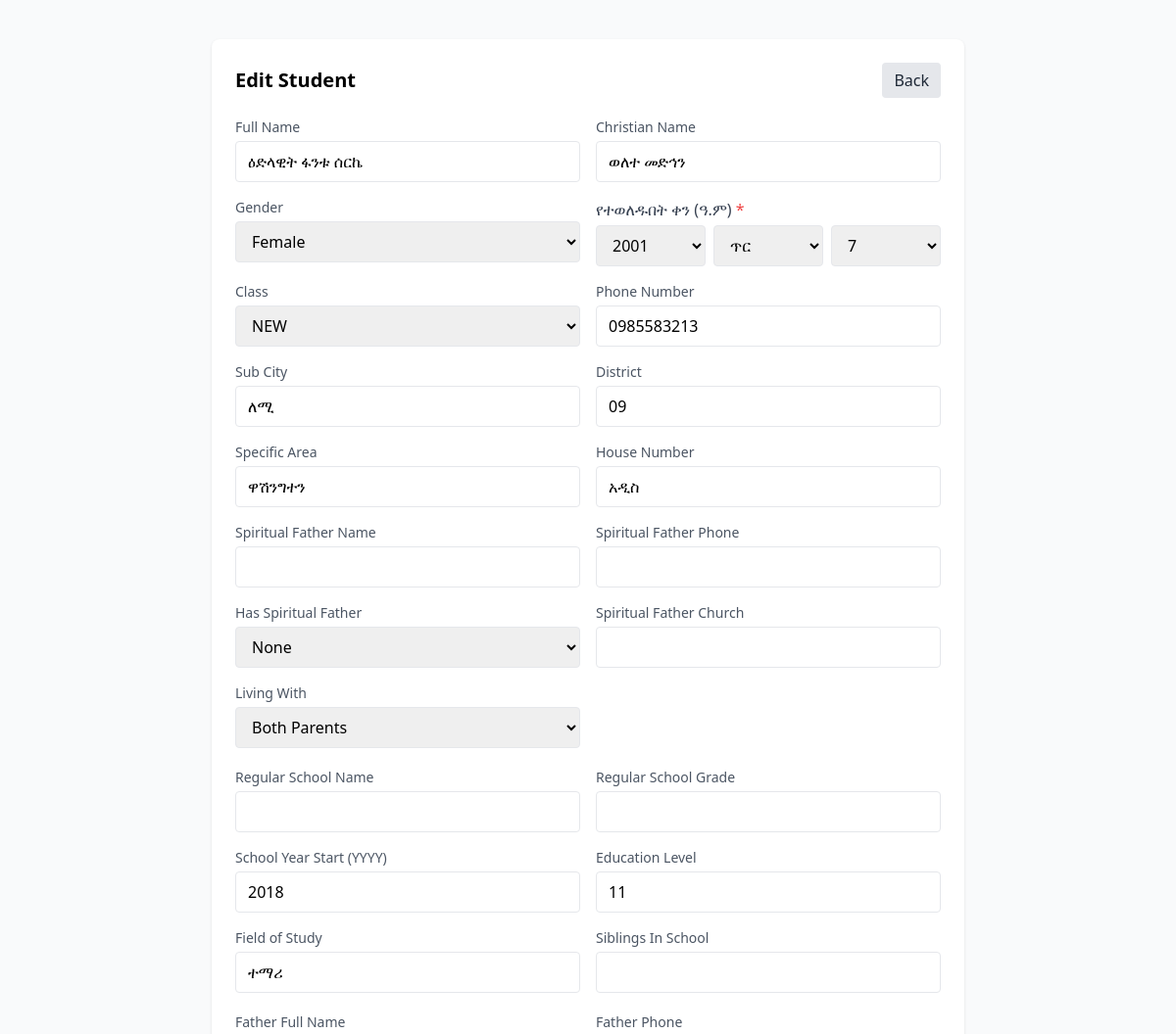
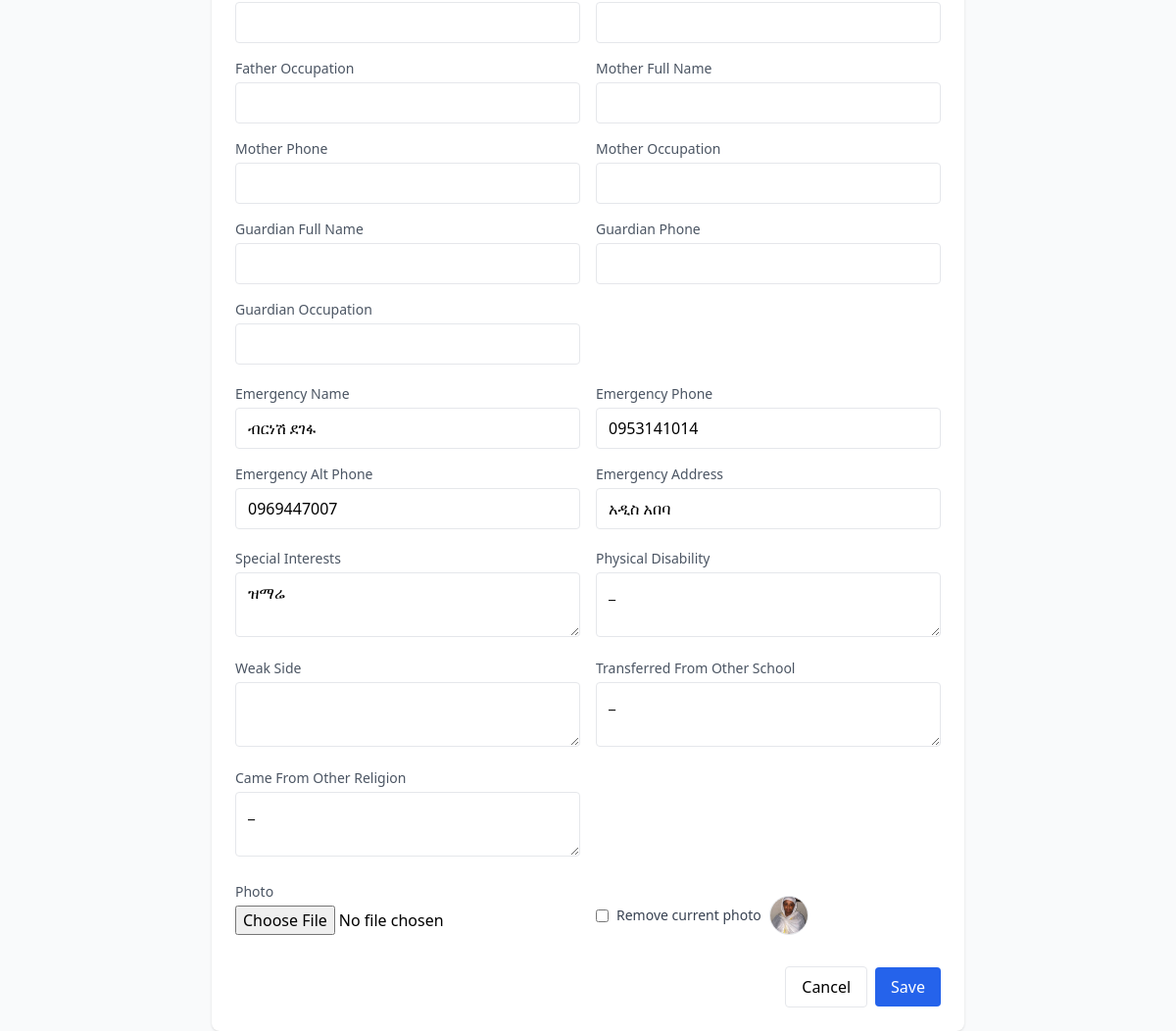
Screenshot of /student_edit.php?id=1261 (signed in) with the database file from the repository (2 pictures, top to bottom).
### tables this page shows
CREATE TABLE `students` (
  `id` int(11) NOT NULL,
  `photo_path` varchar(255) DEFAULT NULL,
  `full_name` text NOT NULL,
  `christian_name` text DEFAULT NULL,
  `gender` enum('male','female') NOT NULL,
  `birth_date` date NOT NULL,
  `current_grade` varchar(32) NOT NULL DEFAULT 'new',
  `current_result_status` enum('pass','fail') DEFAULT NULL,
  `is_new_registration` tinyint(1) NOT NULL DEFAULT 0,
  `is_flagged` tinyint(1) NOT NULL DEFAULT 0,
  `school_year_start` int(11) DEFAULT NULL,
  `regular_school_name` text DEFAULT NULL,
  `regular_school_grade` text DEFAULT NULL,
  `phone_number` varchar(20) DEFAULT NULL,
  `has_spiritual_father` enum('own','family','none') NOT NULL,
  `spiritual_father_name` text DEFAULT NULL,
  `spiritual_father_phone` varchar(20) DEFAULT NULL,
  `spiritual_father_church` text DEFAULT NULL,
  `sub_city` text DEFAULT NULL,
  `district` text DEFAULT NULL,
  `specific_area` text DEFAULT NULL,
  `house_number` text DEFAULT NULL,
  `living_with` enum('both_parents','father_only','mother_only','relative_or_guardian') NOT NULL,
  `special_interests` text DEFAULT NULL,
  `siblings_in_school` text DEFAULT NULL,
  `physical_disability` text DEFAULT NULL,
  `weak_side` text DEFAULT NULL,
  `transferred_from_other_school` text DEFAULT NULL,
  `came_from_other_religion` text DEFAULT NULL,
  `created_at` timestamp NOT NULL DEFAULT current_timestamp(),
  `education_level` text DEFAULT NULL,
  `field_of_study` text DEFAULT NULL,
  `emergency_name` text DEFAULT NULL,
  `emergency_phone` text DEFAULT NULL,
  `emergency_alt_phone` text DEFAULT NULL,
  `emergency_address` text DEFAULT NULL,
  `flagged` tinyint(1) DEFAULT 0,
  `normalized_name` varchar(255) GENERATED ALWAYS AS (lcase(trim(`full_name`))) STORED
);

### student_edit.php (the view, shortened to what the rows shown need)
<?php
require 'config.php';
$student_id = isset($_GET['id']) ? intval($_GET['id']) : 0;
$sql = "SELECT s.*,
    f.full_name AS father_full_name, f.phone_number AS father_phone, f.occupation AS father_occupation,
    m.full_name AS mother_full_name, m.phone_number AS mother_phone, m.occupation AS mother_occupation,
    g.full_name AS guardian_full_name, g.phone_number AS guardian_phone, g.occupation AS guardian_occupation
FROM students s
LEFT JOIN parents f ON s.id = f.student_id AND f.parent_type = 'father'
LEFT JOIN parents m ON s.id = m.student_id AND m.parent_type = 'mother'
LEFT JOIN parents g ON s.id = g.student_id AND g.parent_type = 'guardian'
WHERE s.id = ? LIMIT 1";
$stmt = $pdo->prepare($sql);
$stmt->execute([$student_id]);
$s = $stmt->fetch(PDO::FETCH_ASSOC);
?>
<!DOCTYPE html>
<html lang="am">
<head>
    <script src="https://cdn.tailwindcss.com"></script>
</head>
<body class="bg-gray-50 font-sans">
    <div class="max-w-3xl mx-auto mt-10 bg-white rounded-lg shadow p-6">
        <div class="flex items-center justify-between mb-4">
            <h1 class="text-xl font-semibold">Edit Student</h1>
        </div>
        <form id="editForm" class="space-y-5" enctype="multipart/form-data">
            <div class="grid grid-cols-1 md:grid-cols-2 gap-4">
                <div>
                    <label class="block text-sm text-gray-600 mb-1">Full Name</label>
                    <input type="text" name="full_name" class="w-full px-3 py-2 border rounded" value="<?= htmlspecialchars($s['full_name'] ?? '') ?>">
                </div>
                <div>
                    <label class="block text-sm text-gray-600 mb-1">Christian Name</label>
                    <input type="text" name="christian_name" class="w-full px-3 py-2 border rounded" value="<?= htmlspecialchars($s['christian_name'] ?? '') ?>">
                </div>
                <div>
                    <label class="block text-sm text-gray-600 mb-1">Gender</label>
                    <select name="gender" class="w-full px-3 py-2 border rounded">
                        <option value="female" <?= ($s['gender']??'')==='female'?'selected':'' ?>>Female</option>
                    </select>
                </div>
                <div>
                    <label class="block text-sm text-gray-600 mb-1">Class</label>
                    <select name="current_grade" class="w-full px-3 py-2 border rounded">
                        <?php foreach (['new','1st','2nd','3rd','4th','5th','6th','7th','8th','9th','10th','11th','12th'] as $g): ?>
                        <option value="<?= htmlspecialchars($g) ?>" <?= (($s['current_grade']??'')===$g)?'selected':'' ?>><?= strtoupper($g) ?></option>
                        <?php endforeach; ?>
                    </select>
                </div>
                <div>
                    <label class="block text-sm text-gray-600 mb-1">Phone Number</label>
                    <input type="text" name="phone_number" class="w-full px-3 py-2 border rounded" value="<?= htmlspecialchars($s['phone_number'] ?? '') ?>">
                </div>
                <div>
                    <label class="block text-sm text-gray-600 mb-1">Sub City</label>
                    <input type="text" name="sub_city" class="w-full px-3 py-2 border rounded" value="<?= htmlspecialchars($s['sub_city'] ?? '') ?>">
                </div>
                <div>
                    <label class="block text-sm text-gray-600 mb-1">District</label>
                    <input type="text" name="district" class="w-full px-3 py-2 border rounded" value="<?= htmlspecialchars($s['district'] ?? '') ?>">
                </div>
                <div>
                    <label class="block text-sm text-gray-600 mb-1">Specific Area</label>
                    <input type="text" name="specific_area" class="w-full px-3 py-2 border rounded" value="<?= htmlspecialchars($s['specific_area'] ?? '') ?>">
                </div>
                <div>
                    <label class="block text-sm text-gray-600 mb-1">House Number</label>
                    <input type="text" name="house_number" class="w-full px-3 py-2 border rounded" value="<?= htmlspecialchars($s['house_number'] ?? '') ?>">
                </div>
                <div>
                    <label class="block text-sm text-gray-600 mb-1">Has Spiritual Father</label>
                    <select name="has_spiritual_father" class="w-full px-3 py-2 border rounded">
                        <?php $hsf = $s['has_spiritual_father'] ?? ''; ?>
                        <option value="none" <?= $hsf==='none'?'selected':'' ?>>None</option>
                    </select>
                </div>
                <div>
                    <label class="block text-sm text-gray-600 mb-1">Living With</label>
                    <select name="living_with" class="w-full px-3 py-2 border rounded">
                        <?php $lw = $s['living_with'] ?? ''; ?>
                        <option value="both_parents" <?= $lw==='both_parents'?'selected':'' ?>>Both Parents</option>
                    </select>
                </div>
            </div>
            <div class="grid grid-cols-1 md:grid-cols-2 gap-4">
                <div>
                    <label class="block text-sm text-gray-600 mb-1">School Year Start (YYYY)</label>
                    <input type="text" name="school_year_start" class="w-full px-3 py-2 border rounded" value="<?= htmlspecialchars($s['school_year_start'] ?? '') ?>" placeholder="2016">
                </div>
                <div>
                    <label class="block text-sm text-gray-600 mb-1">Education Level</label>
                    <input type="text" name="education_level" class="w-full px-3 py-2 border rounded" value="<?= htmlspecialchars($s['education_level'] ?? '') ?>">
                </div>
                <div>
                    <label class="block text-sm text-gray-600 mb-1">Field of Study</label>
                    <input type="text" name="field_of_study" class="w-full px-3 py-2 border rounded" value="<?= htmlspecialchars($s['field_of_study'] ?? '') ?>">
                </div>
            </div>
            <div class="grid grid-cols-1 md:grid-cols-2 gap-4">
                <div>
                    <label class="block text-sm text-gray-600 mb-1">Emergency Name</label>
                    <input type="text" name="emergency_name" class="w-full px-3 py-2 border rounded" value="<?= htmlspecialchars($s['emergency_name'] ?? '') ?>">
                </div>
                <div>
                    <label class="block text-sm text-gray-600 mb-1">Emergency Phone</label>
                    <input type="text" name="emergency_phone" class="w-full px-3 py-2 border rounded" value="<?= htmlspecialchars($s['emergency_phone'] ?? '') ?>">
                </div>
                <div>
                    <label class="block text-sm text-gray-600 mb-1">Emergency Alt Phone</label>
                    <input type="text" name="emergency_alt_phone" class="w-full px-3 py-2 border rounded" value="<?= htmlspecialchars($s['emergency_alt_phone'] ?? '') ?>">
                </div>
                <div>
                    <label class="block text-sm text-gray-600 mb-1">Emergency Address</label>
                    <input type="text" name="emergency_address" class="w-full px-3 py-2 border rounded" value="<?= htmlspecialchars($s['emergency_address'] ?? '') ?>">
                </div>
            </div>
            <div class="grid grid-cols-1 md:grid-cols-2 gap-4">
                <div>
                    <label class="block text-sm text-gray-600 mb-1">Special Interests</label>
                    <textarea name="special_interests" class="w-full px-3 py-2 border rounded"><?= htmlspecialchars($s['special_interests'] ?? '') ?></textarea>
                </div>
                <div>
                    <label class="block text-sm text-gray-600 mb-1">Physical Disability</label>
                    <textarea name="physical_disability" class="w-full px-3 py-2 border rounded"><?= htmlspecialchars($s['physical_disability'] ?? '') ?></textarea>
                </div>
                <div>
                    <label class="block text-sm text-gray-600 mb-1">Transferred From Other School</label>
                    <textarea name="transferred_from_other_school" class="w-full px-3 py-2 border rounded"><?= htmlspecialchars($s['transferred_from_other_school'] ?? '') ?></textarea>
                </div>
                <div>
                    <label class="block text-sm text-gray-600 mb-1">Came From Other Religion</label>
                    <textarea name="came_from_other_religion" class="w-full px-3 py-2 border rounded"><?= htmlspecialchars($s['came_from_other_religion'] ?? '') ?></textarea>
                </div>
            </div>
            <div class="grid grid-cols-1 md:grid-cols-2 gap-4 items-end">
                <div class="flex items-center gap-2">
                    <label class="inline-flex items-center gap-2 text-sm text-gray-700"><input type="checkbox" name="remove_photo"> Remove current photo</label>
                    <?php if (!empty($s['photo_path'])): ?>
                        <img src="<?= htmlspecialchars($s['photo_path']) ?>" alt="photo" class="h-10 w-10 rounded-full object-cover border">
                    <?php endif; ?>
                </div>
            </div>
        </form>
    </div>
</body>
</html>

### rows the page displays
students: full_name "ዕድላዊት ፋንቱ ሰርኬ", christian_name "ወለተ መድኅን", gender "Female", current_grade "NEW", phone_number "0985583213", sub_city "ለሚ", district "09", specific_area "ዋሽንግተን", house_number "አዲስ", has_spiritual_father "None", living_with "Both Parents", school_year_start "2018", education_level "11", field_of_study "ተማሪ", emergency_name "ብርነሽ ደገፋ", emergency_phone "0953141014", emergency_alt_phone "0969447007", emergency_address "አዲስ አበባ", special_interests "ዝማሬ", physical_disability "_", transferred_from_other_school "_", came_from_other_religion "_", photo_path (picture)
